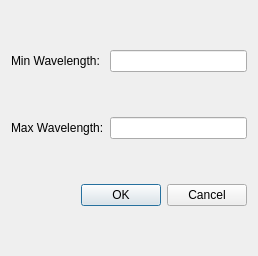
<?xml version="1.0" encoding="UTF-8"?>
<ui version="4.0">
 <class>ChromaticFocusShiftDlg</class>
 <widget class="QDialog" name="ChromaticFocusShiftDlg">
  <property name="geometry">
   <rect>
    <x>0</x>
    <y>0</y>
    <width>258</width>
    <height>256</height>
   </rect>
  </property>
  <property name="windowTitle">
   <string>Dialog</string>
  </property>
  <layout class="QGridLayout" name="gridLayout">
   <item row="0" column="0">
    <widget class="QLabel" name="label">
     <property name="text">
      <string>Min Wavelength:</string>
     </property>
    </widget>
   </item>
   <item row="0" column="1">
    <widget class="QLineEdit" name="minWvlEdit"/>
   </item>
   <item row="1" column="0">
    <widget class="QLabel" name="label_2">
     <property name="text">
      <string>Max Wavelength:</string>
     </property>
    </widget>
   </item>
   <item row="1" column="1">
    <widget class="QLineEdit" name="maxWvlEdit"/>
   </item>
   <item row="2" column="0" colspan="2">
    <widget class="QDialogButtonBox" name="buttonBox">
     <property name="orientation">
      <enum>Qt::Horizontal</enum>
     </property>
     <property name="standardButtons">
      <set>QDialogButtonBox::Cancel|QDialogButtonBox::Ok</set>
     </property>
    </widget>
   </item>
  </layout>
 </widget>
 <resources/>
 <connections>
  <connection>
   <sender>buttonBox</sender>
   <signal>accepted()</signal>
   <receiver>ChromaticFocusShiftSettingDialog</receiver>
   <slot>accept()</slot>
   <hints>
    <hint type="sourcelabel">
     <x>248</x>
     <y>254</y>
    </hint>
    <hint type="destinationlabel">
     <x>157</x>
     <y>274</y>
    </hint>
   </hints>
  </connection>
  <connection>
   <sender>buttonBox</sender>
   <signal>rejected()</signal>
   <receiver>ChromaticFocusShiftSettingDialog</receiver>
   <slot>reject()</slot>
   <hints>
    <hint type="sourcelabel">
     <x>316</x>
     <y>260</y>
    </hint>
    <hint type="destinationlabel">
     <x>286</x>
     <y>274</y>
    </hint>
   </hints>
  </connection>
 </connections>
</ui>
